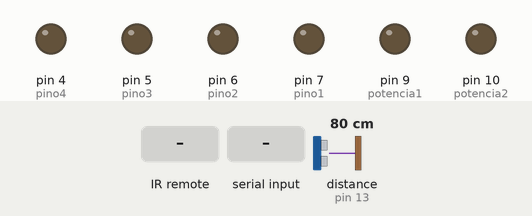
Simulated run of this sketch. Board: Arduino Uno, built with avr-gcc and run on an emulated ATmega328P. Parts: output pins drawn as LEDs (lit = HIGH). The inputs (shaded band) are chosen by the test bench; at power-on: distance to the obstacle (sensor on pin 13) 80 cm. The echo pulse lasts 58.3 µs per cm.

Above: at 1.2 s.
1.3 s: infrared code 0x1FE50AF received
At 2.4 s:
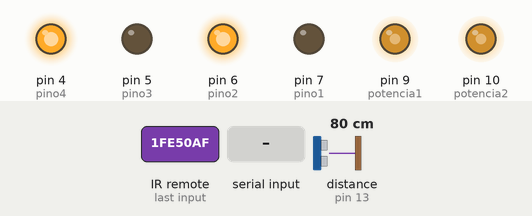
2.8 s: distance to the obstacle (sensor on pin 13) set to 22 cm
4.3 s: distance to the obstacle (sensor on pin 13) set to 18 cm
At 4.6 s:
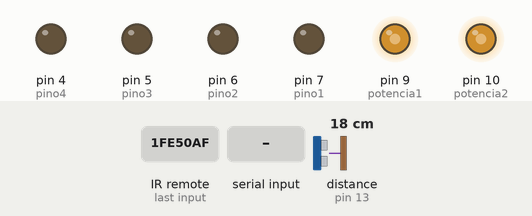
5.8 s: "B" received over Serial
At 7.0 s:
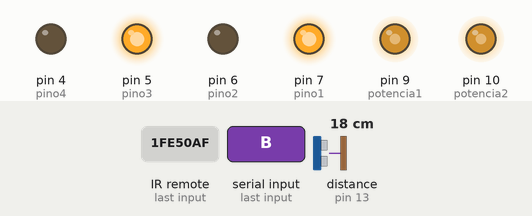
7.3 s: infrared code 0x1FEB04F received
At 8.1 s:
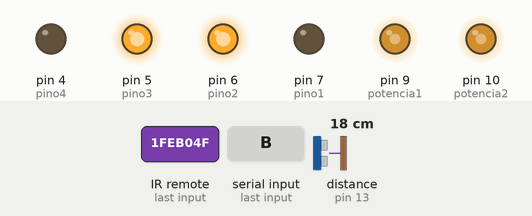
8.8 s: "R" received over Serial
At 9.3 s:
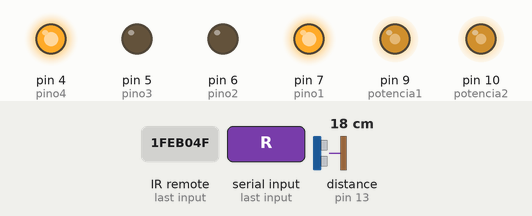
Timing chart, 0 to 11.3 s (numbered marks = the images above; inputs shaded):
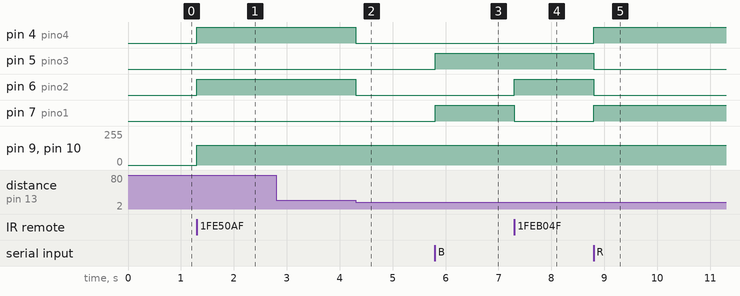

The sketch:

carrinhoArduino.ino
```cpp
#define receptorUC 11
#define pinoTrigger 12
#define pinoEcho 13

#include <HCSR04.h>
#include <IRremote.h>
#include <SoftwareSerial.h>

int pino1 = 7;
int pino2 = 6;
int pino3 = 5;
int pino4 = 4;
int potencia1 = 9;
int potencia2 = 10;

char comando;
float dist_cm;

UltraSonicDistanceSensor distanceSensor(pinoTrigger, pinoEcho);
SoftwareSerial bluetooth(2, 3);
IRrecv recIR(receptorUC);
decode_results resultado;

void setup() {
  Serial.begin(9600);
  pinMode(pino1, OUTPUT);
  pinMode(pino2, OUTPUT);
  pinMode(pino3, OUTPUT);
  pinMode(pino4, OUTPUT);
  pinMode(potencia1, OUTPUT);
  pinMode(potencia2, OUTPUT);
  recIR.enableIRIn();
}

void loop() {
  dist_cm = distanceSensor.measureDistanceCm();

  while (Serial.available()) {
    comando = Serial.read();

    if (comando == 'F' && dist_cm > 20) {
      frente();
    }
    else if (comando == 'B') {
      tras();
    }
    else if (comando == 'L' ) {
      esquerda();
    }
    else if (comando == 'R' ) {
      direita();
    }
    else {
      parado();
    }
  }

  if (recIR.decode(&resultado))  {
    if (dist_cm > 20 && resultado.value == 0x1FE50AF)  {
      frente();
    } else {
      parado();
      recIR.resume();
    }
    if (resultado.value == 0x1FED02F)  {
      tras();
    } else if (resultado.value == 0x1FEB04F) {
      esquerda();
    } else if (resultado.value == 0x1FE30CF) {
      direita();
    } else if (resultado.value == 0x1FE708F) {
      parado();
    }
  }
}


void tras() {
  analogWrite(potencia1, 150);
  analogWrite(potencia2, 150);
  digitalWrite(pino1, HIGH);
  digitalWrite(pino2, LOW);
  digitalWrite(pino3, HIGH);
  digitalWrite(pino4, LOW);
}
void frente() {
  analogWrite(potencia1, 150);
  analogWrite(potencia2, 150);
  digitalWrite(pino1, LOW);
  digitalWrite(pino2, HIGH);
  digitalWrite(pino3, LOW);
  digitalWrite(pino4, HIGH);
}

void esquerda() {
  analogWrite(potencia1, 150);
  analogWrite(potencia2, 150);
  digitalWrite(pino1, LOW);
  digitalWrite(pino2, HIGH);
  digitalWrite(pino3, HIGH);
  digitalWrite(pino4, LOW);
}
void direita() {
  analogWrite(potencia1, 150);
  analogWrite(potencia2, 150);
  digitalWrite(pino1, HIGH);
  digitalWrite(pino2, LOW);
  digitalWrite(pino3, LOW);
  digitalWrite(pino4, HIGH);
}
void parado() {
  digitalWrite(pino1, LOW);
  digitalWrite(pino2, LOW);
  digitalWrite(pino3, LOW);
  digitalWrite(pino4, LOW);
}
```

Measured:
- the behaviour switches between 21 and 20 cm on distance to the obstacle (sensor on pin 13) (found by bisection; images 1 and 2)
- after the input at 1.3 s, pin 4 (pino4), pin 6 (pino2): LOW → HIGH at once; pin 9 (potencia1), pin 10 (potencia2): 0/255 → 150/255 at once
- after the input at 2.8 s, every drawn part: stays the same
- after the input at 4.3 s, pin 4 (pino4), pin 6 (pino2): HIGH → LOW at once
- after the input at 5.8 s, pin 5 (pino3), pin 7 (pino1): LOW → HIGH at once
- after the input at 7.3 s, pin 6 (pino2): LOW → HIGH at once; pin 7 (pino1): HIGH → LOW at once
- after the input at 8.8 s, pin 4 (pino4), pin 7 (pino1): LOW → HIGH at once; pin 5 (pino3), pin 6 (pino2): HIGH → LOW at once
